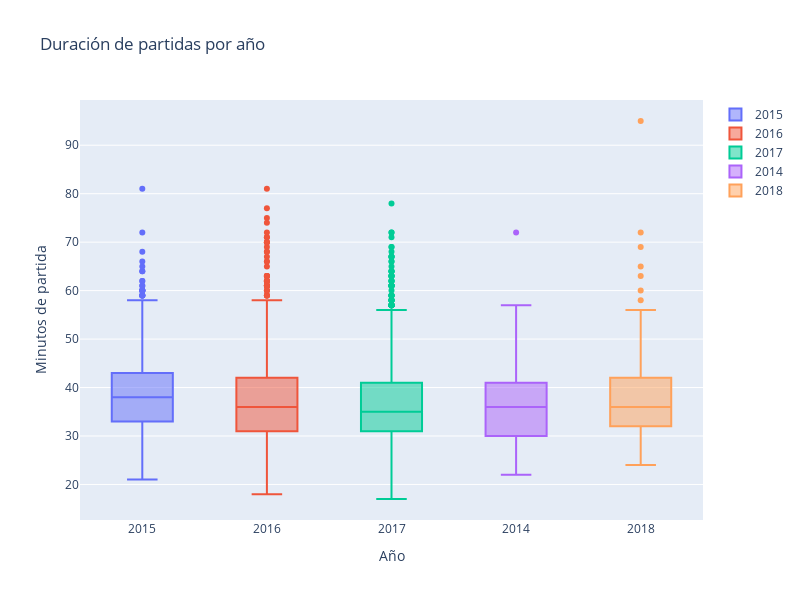

Write notebook code for a chart like this one.
### Markdown cell above
El grafico de arriba solo muestra las cantidades de partidas con un cierto minuto de duracion, esto es mas un muestreo de los datos de los cuales trabajaremos ya que evaluaremos en el modelo a partir del minuto 30

### Code cell
# Obtener los años únicos en los datos
years = largo['Year'].unique()

# Crear una lista vacía para almacenar los datos de cada año
data = []

# Iterar sobre los años y obtener los datos correspondientes para cada uno
for year in years:
  temp = largo[(largo['Year'] == year)]['gamelength']
  trace = go.Box(y=temp, name=str(year))
  data.append(trace)

  # Calcular y mostrar la media, valor máximo y valor mínimo de la duración de las partidas para el año actual
  max_val = temp.max()
  mean_val = temp.mean()
  min_val = temp.min()
  print("Año:", year)
  print("Valor máximo:", max_val)
  print("Media:", mean_val)
  print("Valor mínimo:", min_val)
  print("")

# Crear el layout de la figura
layout = go.Layout(
title='Duración de partidas por año',
xaxis=dict(title='Año'),
yaxis=dict(title='Minutos de partida')
)

# Crear la figura y mostrarla
fig = go.Figure(data=data, layout=layout)
fig.update_layout(autosize=False, width=800, height=600)
fig.show()

### Figure 1 — Plotly figure (JSON) as saved in the notebook; plotly's stock layout.template omitted (floating-point values rounded to 4 significant figures; data arrays with more than 128 entries replaced by an {"elided": "..."} marker saying what was removed)
{"data": [{"name": "2015", "type": "box", "y": {"elided": "1496 int values"}}, {"name": "2016", "type": "box", "y": {"elided": "2494 int values"}}, {"name": "2017", "type": "box", "y": {"elided": "3311 int values"}}, {"name": "2014", "type": "box", "y": [44, 24, 41, 57, 23, 31, 44, 34, 34, 24, 41, 37, 22, 34, 30, 28, 28, 51, 47, 35, 29, 47, 51, 34, 41, 34, 27, 35, 38, 38, 33, 46, 43, 30, 38, 37, 30, 72, 36, 38, 36, 28, 40, 37, 48, 39, 42, 52, 38, 42, 28, 29, 28, 41, 34, 40, 32, 35, 35, 34, 39, 28, 42, 45, 48, 41, 29, 33, 23, 30, 47, 36, 34, 25, 30, 39, 23, 43]}, {"name": "2018", "type": "box", "y": {"elided": "241 int values"}}], "layout": {"autosize": false, "height": 600, "title": {"text": "Duración de partidas por año"}, "width": 800, "xaxis": {"title": {"text": "Año"}}, "yaxis": {"title": {"text": "Minutos de partida"}}}}
